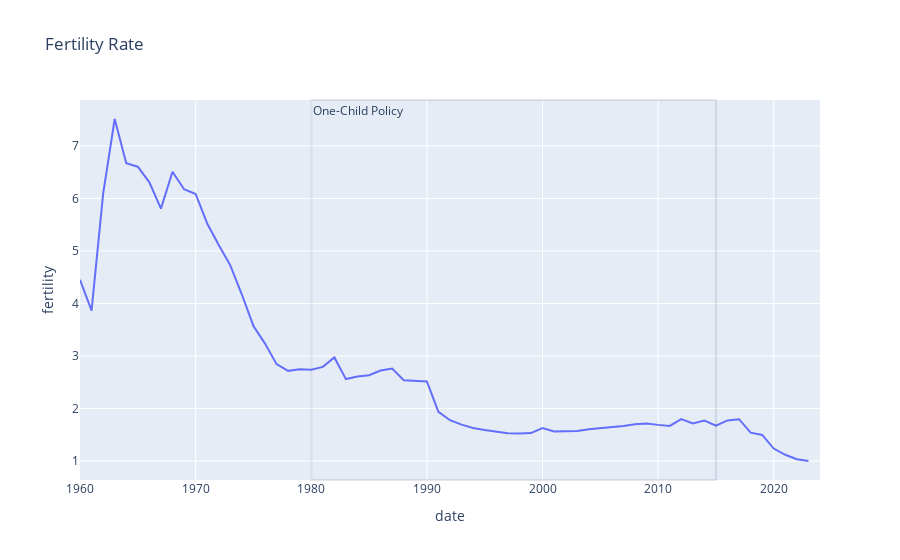

The notebook cell saved with this chart:
### Code cell
reform_plot(china_df, "fertility", "Fertility Rate",
           periods = ["One-Child Policy"])

### Figure 1 — Plotly figure (JSON) as saved in the notebook; plotly's stock layout.template omitted (floating-point values rounded to 4 significant figures)
{"data": [{"hovertemplate": "date=%{x}<br>fertility=%{y}<extra></extra>", "legendgroup": "", "line": {"color": "#636efa", "dash": "solid"}, "marker": {"symbol": "circle"}, "mode": "lines", "name": "", "orientation": "v", "showlegend": false, "type": "scatter", "x": [1960, 1961, 1962, 1963, 1964, 1965, 1966, 1967, 1968, 1969, 1970, 1971, 1972, 1973, 1974, 1975, 1976, 1977, 1978, 1979, 1980, 1981, 1982, 1983, 1984, 1985, 1986, 1987, 1988, 1989, 1990, 1991, 1992, 1993, 1994, 1995, 1996, 1997, 1998, 1999, 2000, 2001, 2002, 2003, 2004, 2005, 2006, 2007, 2008, 2009, 2010, 2011, 2012, 2013, 2014, 2015, 2016, 2017, 2018, 2019, 2020, 2021, 2022, 2023, 2024], "xaxis": "x", "y": [4.451, 3.863, 6.085, 7.513, 6.672, 6.605, 6.307, 5.806, 6.508, 6.175, 6.085, 5.523, 5.112, 4.726, 4.17, 3.571, 3.235, 2.844, 2.716, 2.745, 2.739, 2.792, 2.972, 2.559, 2.607, 2.633, 2.721, 2.76, 2.539, 2.52, 2.514, 1.934, 1.776, 1.691, 1.628, 1.588, 1.554, 1.527, 1.522, 1.53, 1.628, 1.563, 1.566, 1.57, 1.605, 1.624, 1.644, 1.666, 1.701, 1.714, 1.687, 1.668, 1.798, 1.714, 1.769, 1.67, 1.772, 1.795, 1.539, 1.496, 1.236, 1.117, 1.034, 0.999, NaN], "yaxis": "y"}], "layout": {"annotations": [{"showarrow": false, "text": "One-Child Policy", "x": 1980, "xanchor": "left", "xref": "x", "y": 1, "yanchor": "top", "yref": "y domain"}], "legend": {"tracegroupgap": 0}, "shapes": [{"opacity": 0.12, "type": "rect", "x0": 1980, "x1": 2015, "xref": "x", "y0": 0, "y1": 1, "yref": "y domain"}], "title": {"text": "Fertility Rate"}, "xaxis": {"anchor": "y", "domain": [0, 1], "title": {"text": "date"}}, "yaxis": {"anchor": "x", "domain": [0, 1], "title": {"text": "fertility"}}}}
